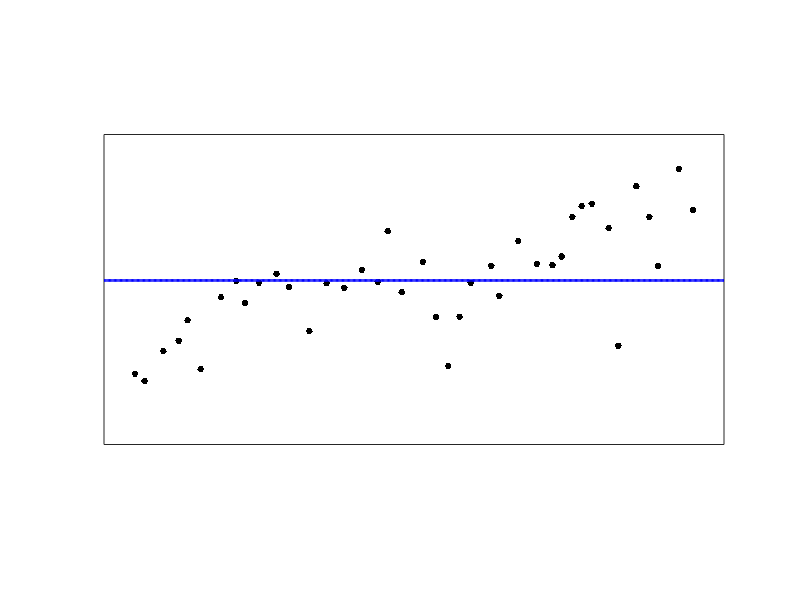

This figure's MATLAB source: (Note: this script raises an error after producing the figure.)
% Do robust least squares.

% #points
n = 40;
% data, well spread
t = cumsum( .5 + rand(n,1) );
t = rescale(t, .05, .95);

%
y = rand(n,1);
%
y = (t-1/2).^3 + .03 * randn(n,1);

% degree for fitting
d = 6;

dmax = 50;
for d=0:dmax
    
    % features
    x = t .^( 0:d );
    %
    % for display
    T = linspace(0,1,512)';
    X = T .^( 0:d );
    
    % L2
    % min |y-X*w|
    w = pinv(x)*y;
    %
    clf; hold on;
    plot(t, y, '.k', 'MarkerSize', 15);
    plot(T, X*w, 'color', [d/dmax 0 1-d/dmax], 'LineWidth', 2);
    box on;
    set(gca, 'PlotBoxAspectRatio', [1 1/2 1], 'XTick', [], 'YTick', []);
    axis([0 1 -1/8 1/8]);
    drawnow;
    saveas(gcf, [rep 'anim-' znum2str(d+1,2) '.png']);
end
